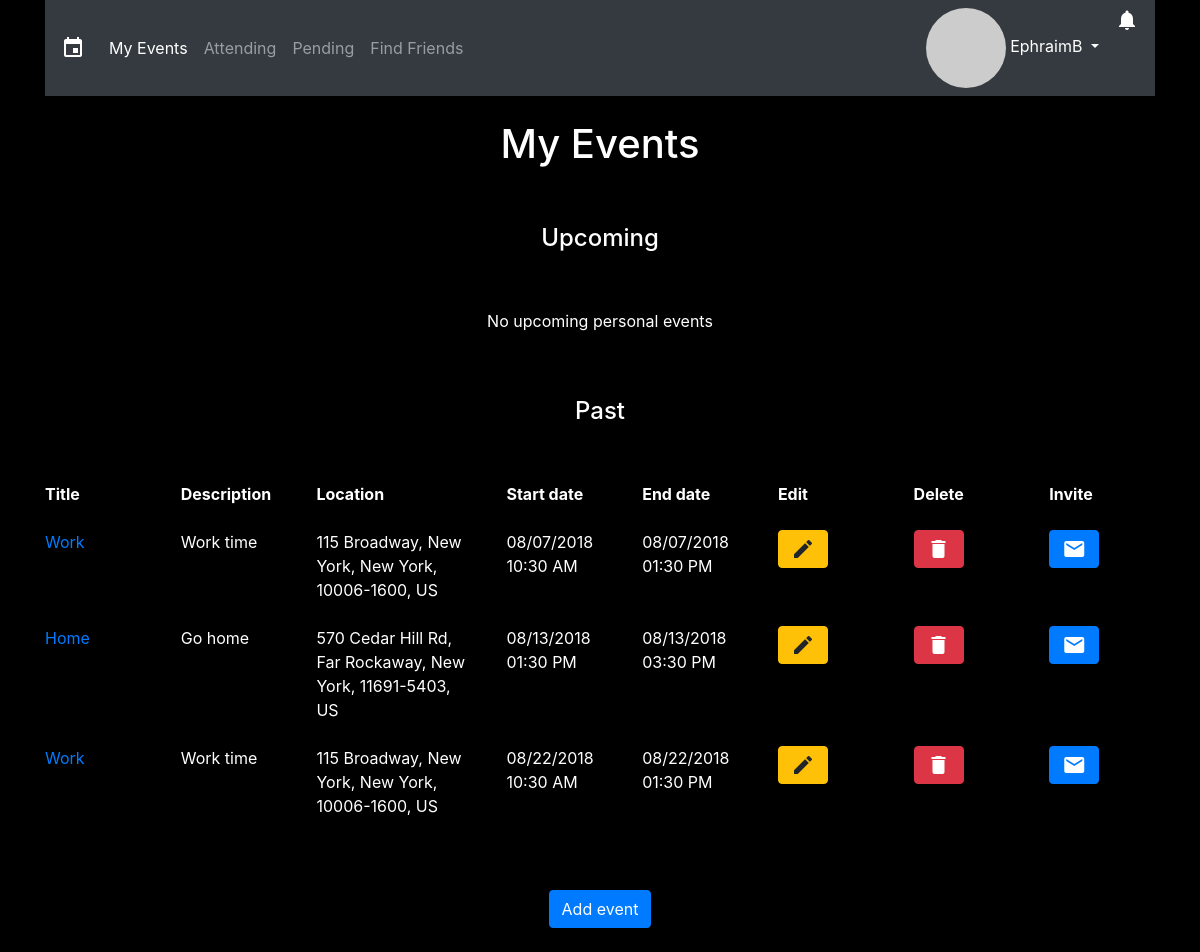
/index.php (signed in), run on an earlier commit of the app's database.
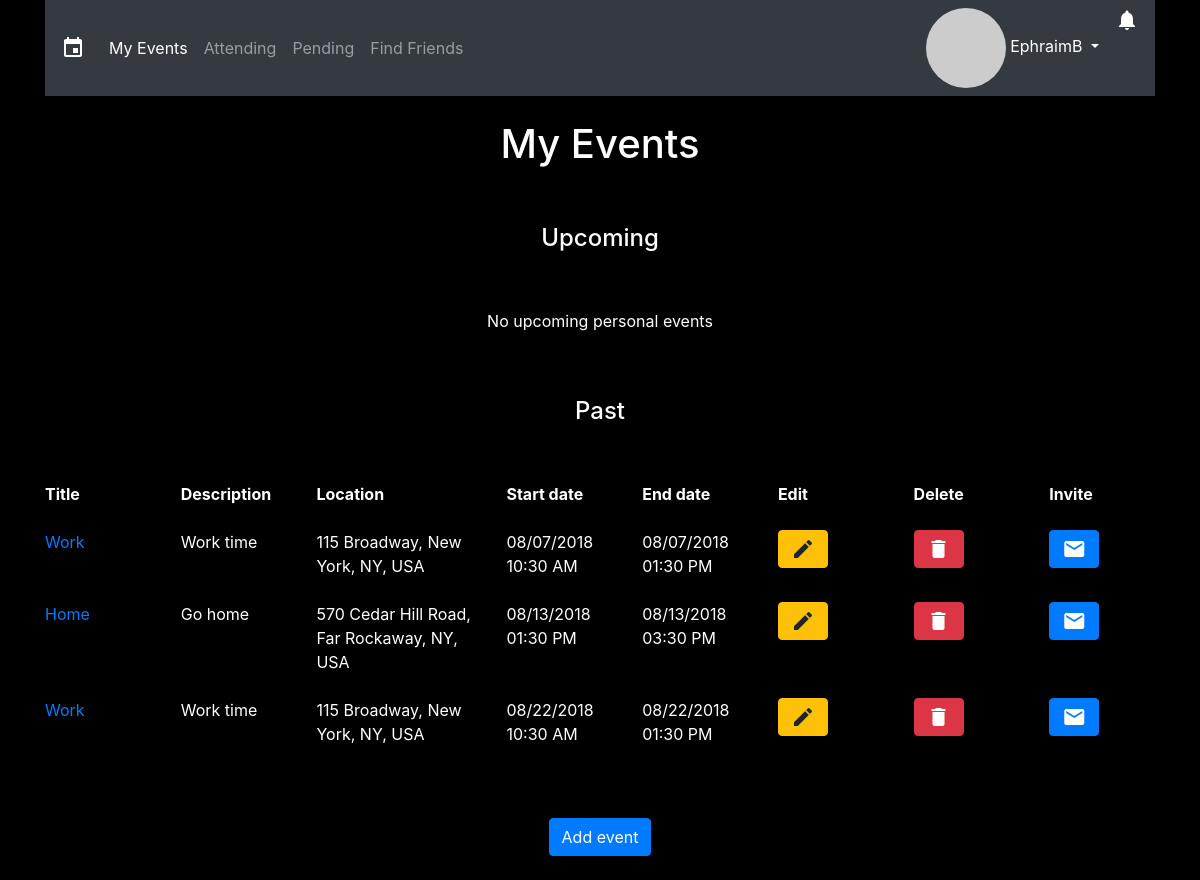
And on a later commit of the database.
### tables this page shows
CREATE TABLE `userevents` (
  `id` int(11) NOT NULL,
  `event_id` int(11) NOT NULL,
  `user_id` int(11) NOT NULL
);

CREATE TABLE `events` (
  `event_id` int(11) NOT NULL,
  `title` varchar(50) NOT NULL,
  `description` varchar(255) NOT NULL,
  `location` varchar(255) NOT NULL,
  `startDate` datetime NOT NULL,
  `endDate` datetime NOT NULL
);

### index.php (the view, shortened to what this page needs)
<?php
global $link;
$session_username = $_SESSION['username'];
$emailQuery = "SELECT email FROM users WHERE username='$session_username'";
$emailResult = mysqli_query($link, $emailQuery);
$email = mysqli_fetch_array($emailResult)[0];
$email_hash = md5(strtolower(trim($email)));
$session_user_id = $_SESSION['user_id'];
$upcomingQuery = "SELECT * FROM events LEFT OUTER JOIN userevents ON events.event_id=userevents.event_id LEFT OUTER JOIN users ON userevents.user_id=users.user_id WHERE userevents.user_id='$session_user_id' AND events.endDate >= NOW()";
$upcomingResult = mysqli_query($link, $upcomingQuery);
$passedQuery = "SELECT * FROM events LEFT OUTER JOIN userevents ON events.event_id=userevents.event_id LEFT OUTER JOIN users ON userevents.user_id=users.user_id WHERE userevents.user_id='$session_user_id' AND events.startDate <= NOW()";
$passedResult = mysqli_query($link, $passedQuery);
$notificationsCount_query = "SELECT COUNT(*) FROM notifications WHERE user_id='$session_user_id' AND cleared=0";
$notificationsCount_result = mysqli_query($link, $notificationsCount_query);
$notifications = mysqli_fetch_array($notificationsCount_result)[0];
$darkTheme_query = "SELECT darkTheme FROM users WHERE user_id='$session_user_id'";
$darkTheme_result = mysqli_query($link, $darkTheme_query);
$darkTheme = mysqli_fetch_array($darkTheme_result)[0];
?>
<!DOCTYPE html>
<html>
  <head>
    <link rel="stylesheet" href="https://stackpath.bootstrapcdn.com/bootstrap/4.1.1/css/bootstrap.min.css">
    <link rel="stylesheet" href="css/style.css">
  </head>
	<?php
	if($darkTheme == 0){
	?>
  <body>
	<?php
	}
	else if($darkTheme == 1){
	?>
	<body style="background-color: black; color: white">
	<?php
	}
	?>
    <div class="container">
			<?php
			if($darkTheme == 0){
			?>
      	<nav class="navbar navbar-expand-lg navbar-light bg-light">
			<?php
			}
			else if($darkTheme == 1){
			?>
				<nav class="navbar navbar-expand-lg navbar-dark bg-dark">
			<?php
			}
			?>
        <span class="navbar-brand mb-0 h1 material-icons">event</span>
        <div class="collapse navbar-collapse" id="navbarSupportedContent">
          <ul class="navbar-nav mr-auto">
            <li class="nav-item active">
              <a class="nav-link" href="index.php">My Events <span class="sr-only">(current)</span></a>
            </li>
						<li class="nav-item">
							<a class="nav-link" href="attending.php">Attending</a>
						</li>
						<li class="nav-item">
							<a class="nav-link" href="pending.php">Pending</a>
						</li>
						<li class="nav-item">
							<a class="nav-link" href="findFriends.php">Find Friends</a>
						</li>
          </ul>
          <ul class="navbar-nav mr-right">
            <div class="dropdown">
							<?php
							if($darkTheme == 0){
							?>
              	<a class="nav-item dropdown dropdown-toggle text-dark" href="#" role="button" id="dropdownMenuLink" data-toggle="dropdown" aria-haspopup="true" aria-expanded="false">
							<?php
							}
							else if($darkTheme == 1){
							?>
								<a class="nav-item dropdown dropdown-toggle text-white" href="#" role="button" id="dropdownMenuLink" data-toggle="dropdown" aria-haspopup="true" aria-expanded="false">
							<?php
							}
							if(!isset($_SESSION['facebookPicture'])){
							?>
								<img class="align-middle circle-img" src="https://www.gravatar.com/avatar/<?php echo $email_hash ?>?s=30">&nbsp;<?php echo $_SESSION['username']; ?>
								<?php
								}
								?>
							</a>
            </div>
						<div class="dropdown">
							<?php
							if($notifications == 0){
								if($darkTheme == 0){
							?>
									<a class="nav-item dropdown text-dark material-icons" href="#" role="button" id="notificationsMenuLink" data-toggle="dropdown" aria-haspopup="true" aria-expanded="false">notifications_none</a>
								<?php
								}
								else if($darkTheme == 1){
								?>
									<a class="nav-item dropdown text-white material-icons" href="#" role="button" id="notificationsMenuLink" data-toggle="dropdown" aria-haspopup="true" aria-expanded="false">notifications_none</a>
								<?php
								}
								?>
							<div class="dropdown-menu dropdown-menu-right p-3" style="width: 300px" aria-labelledby="notificationsMenuLink">
								<p>No notifications.</p>
							</div>
							<?php
							}
							else{
								if($darkTheme == 0){
							?>
									<a class="nav-item dropdown text-dark material-icons" href="#" role="button" id="notificationsMenuLink" data-toggle="dropdown" aria-haspopup="true" aria-expanded="false">notifications</a>
							<?php
							}
							else if($darkTheme == 1){
							?>
								<a class="nav-item dropdown text-white material-icons" href="#" role="button" id="notificationsMenuLink" data-toggle="dropdown" aria-haspopup="true" aria-expanded="false">notifications</a>
							<?php
							}
							?>
							<?php
							}
							?>
						</div>
          </ul>
        </div>
      </nav>
      <br>
      <header>
        <h1 class="text-center">My Events</h1>
      </header>
      <main>
				<br>
				<br>
				<h4 class="text-center">Upcoming</h4>
				<?php
        if(mysqli_num_rows($upcomingResult) > 0){
        ?>
        <br>
				<br>
        <div class="row font-weight-bold mb-4">
          <div class="col-4 col-lg">Title</div>
          <div class="col-5 col-lg">Description</div>
          <div class="col-lg-2 d-none d-lg-block">Location</div>
          <div class="col-lg d-none d-lg-block">Start date</div>
          <div class="col-lg d-none d-lg-block">End date</div>
          <div class="col-lg d-none d-lg-block">Edit</div>
          <div class="col-lg d-none d-lg-block">Delete</div>
          <div class="col-lg d-none d-lg-block">Invite</div>
        </div>
        <?php
        while($row = mysqli_fetch_array($upcomingResult)){
          $upcomingEvent_id = $row['event_id'];
          $upcomingUserEvents_id = $row['id'];
          $upcomingTitle = $row['title'];
          $upcomingDescription = $row['description'];
          $upcomingLocation = $row['location'];
          $upcomingStartDate = $row['startDate'];
          $upcomingStartDateFormatted = date("m/d/Y", strtotime($upcomingStartDate));
          $upcomingStartTimeFormatted = date("h:i A", strtotime($upcomingStartDate));
          $upcomingEndDate = $row['endDate'];
          $upcomingEndDateFormatted = date("m/d/Y", strtotime($upcomingEndDate));
          $upcomingEndTimeFormatted = date("h:i A", strtotime($upcomingEndDate));
          ?>
        <div class="row mb-4">
          <div class="col-4 col-lg"><a href="moreInfo.php?event_id=<?php echo $upcomingEvent_id ?>&userEvents_id=<?php echo $upcomingUserEvents_id ?>&invitedEvent=false"><?php echo $upcomingTitle ?></a></div>
          <div class="col-5 col-lg"><?php echo $upcomingDescription ?></div>
          <div class="col-lg-2 d-none d-lg-block"><?php echo $upcomingLocation ?></div>
          <div class="col-lg d-none d-lg-block"><?php echo $upcomingStartDateFormatted."<br>".$upcomingStartTimeFormatted ?></div>
          <div class="col-lg d-none d-lg-block"><?php echo $upcomingEndDateFormatted."<br>".$upcomingEndTimeFormatted ?></div>
          <div class="col-lg d-none d-lg-block"><a href="updateEvent.php?event_id=<?php echo $upcomingEvent_id ?>" class="btn btn-warning material-icons">edit</a></div>
          <div class="col-lg d-none d-lg-block"><a href="deleteEvent.php?event_id=<?php echo $upcomingEvent_id ?>&userEvents_id=<?php echo $upcomingUserEvents_id ?>" class="btn btn-danger material-icons">delete</a></div>
          <div class="col-lg d-none d-lg-block"><a href="invite.php?event_id=<?php echo $upcomingEvent_id ?>" class="btn btn-primary material-icons">mail</a></div>
        </div>
        <?php
          }
          }
          else{
            echo "
            <br>
            <br>
            <p class='text-lead text-center'>No upcoming personal events</p>";
          }
				echo '
				<br>
				<br>
				<h4 class="text-center">Past</h4>
				';
        if(mysqli_num_rows($passedResult) > 0){
        ?>
        <br>
				<br>
        <div class="row font-weight-bold mb-4">
          <div class="col-4 col-lg">Title</div>
          <div class="col-5 col-lg">Description</div>
          <div class="col-lg-2 d-none d-lg-block">Location</div>
          <div class="col-lg d-none d-lg-block">Start date</div>
          <div class="col-lg d-none d-lg-block">End date</div>
          <div class="col-lg d-none d-lg-block">Edit</div>
          <div class="col-lg d-none d-lg-block">Delete</div>
          <div class="col-lg d-none d-lg-block">Invite</div>
        </div>
        <?php
        while($row = mysqli_fetch_array($passedResult)){
          $passedEvent_id = $row['event_id'];
          $passedUserEvents_id = $row['id'];
          $passedTitle = $row['title'];
          $passedDescription = $row['description'];
          $passedLocation = $row['location'];
          $passedStartDate = $row['startDate'];
          $passedStartDateFormatted = date("m/d/Y", strtotime($passedStartDate));
          $passedStartTimeFormatted = date("h:i A", strtotime($passedStartDate));
          $passedEndDate = $row['endDate'];
          $passedEndDateFormatted = date("m/d/Y", strtotime($passedEndDate));
          $passedEndTimeFormatted = date("h:i A", strtotime($passedEndDate));
          ?>
        <div class="row mb-4">
          <div class="col-4 col-lg"><a href="moreInfo.php?event_id=<?php echo $passedEvent_id ?>&userEvents_id=<?php echo $passedUserEvents_id ?>&invitedEvent=false"><?php echo $passedTitle ?></a></div>
          <div class="col-5 col-lg"><?php echo $passedDescription ?></div>
          <div class="col-lg-2 d-none d-lg-block"><?php echo $passedLocation ?></div>
          <div class="col-lg d-none d-lg-block"><?php echo $passedStartDateFormatted."<br>".$passedStartTimeFormatted ?></div>
          <div class="col-lg d-none d-lg-block"><?php echo $passedEndDateFormatted."<br>".$passedEndTimeFormatted ?></div>
          <div class="col-lg d-none d-lg-block"><a href="updateEvent.php?event_id=<?php echo $passedEvent_id ?>" class="btn btn-warning material-icons">edit</a></div>
          <div class="col-lg d-none d-lg-block"><a href="deleteEvent.php?event_id=<?php echo $passedEvent_id ?>&userEvents_id=<?php echo $passedUserEvents_id ?>" class="btn btn-danger material-icons">delete</a></div>
          <div class="col-lg d-none d-lg-block"><a href="invite.php?event_id=<?php echo $passedEvent_id ?>" class="btn btn-primary material-icons">mail</a></div>
        </div>
        <?php
          }
          }
          else{
            echo "
            <br>
            <br>
            <p class='text-lead text-center'>No past personal events</p>";
          }
        ?>
        <br>
        <br>
        <div class="text-center text-white">
          <a class="btn btn-primary" href="addEvent.php">Add event</a>
        </div>
				<br>
      </main>
    </div>
  </body>
</html>

### css/style.css (style rules this page uses)
.circle-img { border-radius: 50%; }

What changed in the data, as far as the page shows it:
changed through a linked row, userevents (number 1 of 3 on the later page): event.location "115 Broadway, New York, New York, 10006-1600, US" → "115 Broadway, New York, NY, USA"
changed through a linked row, userevents "Home": event.location "570 Cedar Hill Rd, Far Rockaway, New York, 11691-5403, US" → "570 Cedar Hill Road, Far Rockaway, NY, USA"
changed through a linked row, userevents (number 3 of 3 on the later page): event.location "115 Broadway, New York, New York, 10006-1600, US" → "115 Broadway, New York, NY, USA"
